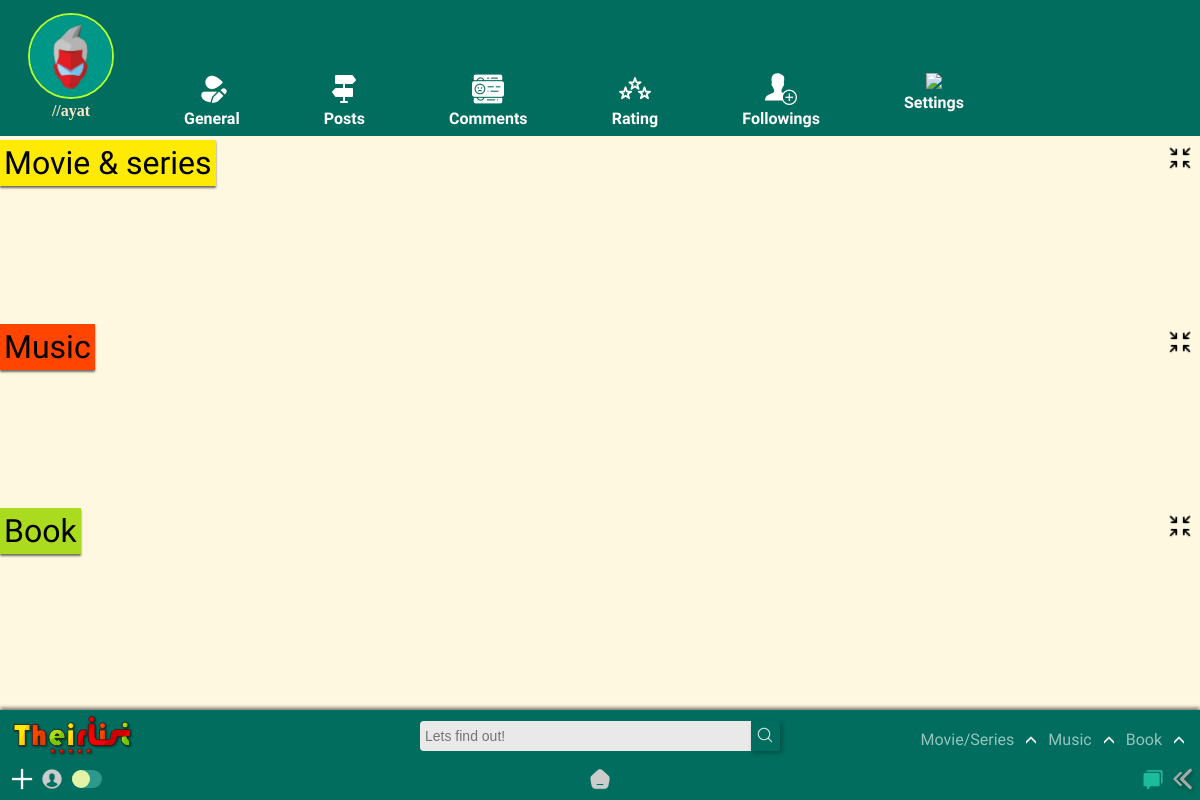
/home/UserComments/ (signed in), run on an earlier commit of the app's database.
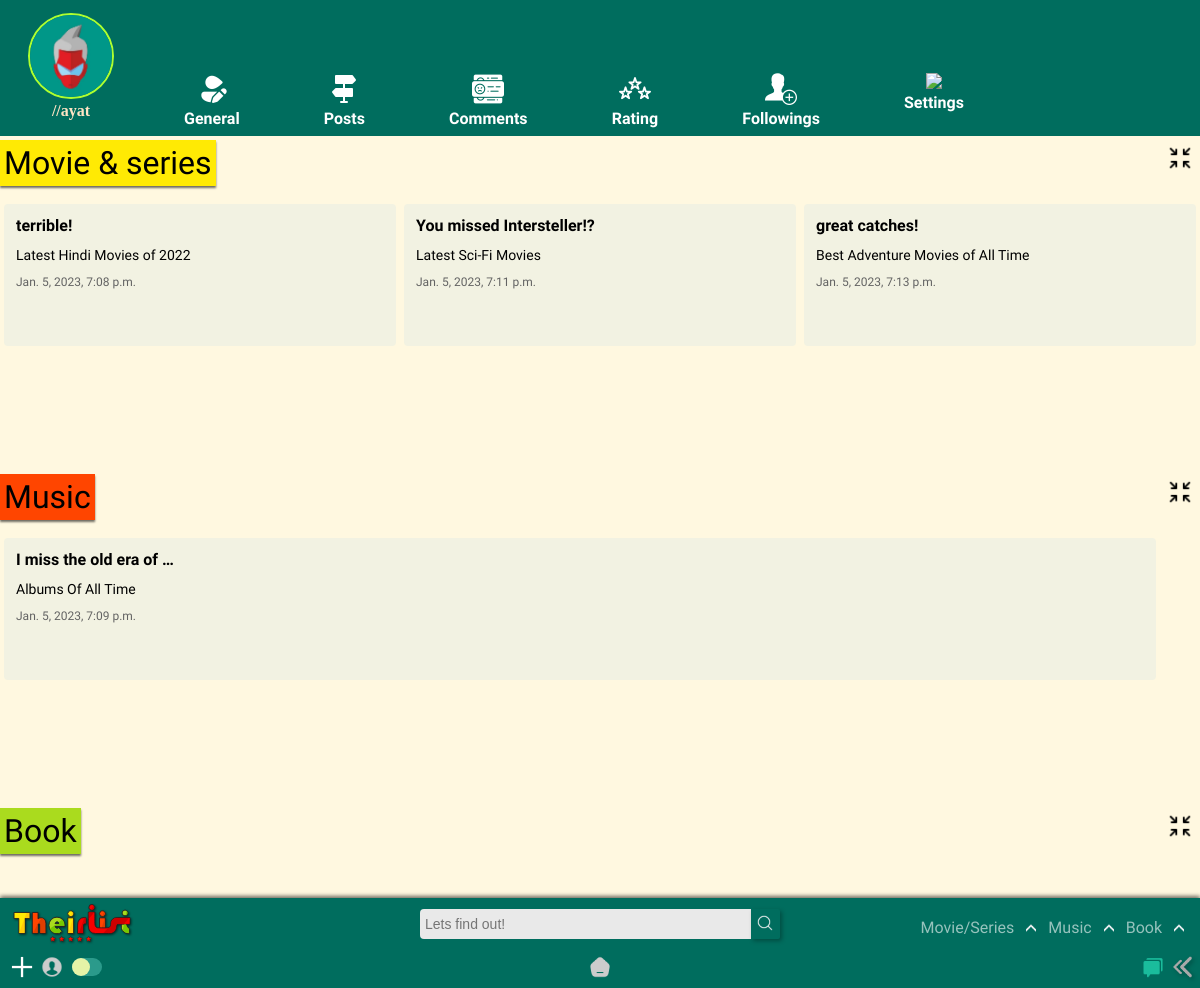
And on a later commit of the database.
### app/models.py (models this page shows, shortened)
class Review(models.Model):
    user = models.ForeignKey(User, models.CASCADE)
    List = models.ForeignKey(List, models.CASCADE)
    comment = models.TextField(max_length=250)
    type = models.TextField(max_length=10,default="movie")
    created_at = models.DateTimeField(auto_now_add=True)
    def __str__(self):
        return self.comment+ " | " + self.user.username

class List(models.Model):
    title = models.CharField(max_length=120)
    genre = models.ManyToManyField('Genre',blank=True)
    creator = models.ForeignKey(User,on_delete=models.SET_NULL,blank=True, null=True)
    posted = models.DateTimeField(auto_now_add=True)
    content = RichTextField(null=True,default=' ')
    type = models.CharField(max_length=10,default="Movie")
    spoiler_choices = [(False, 'No'),(True, 'Yes')]
    spoiler = models.BooleanField(default=False,null=True, choices = spoiler_choices)
    slug = models.SlugField(max_length= 300,null=True, blank = True, unique=True)

class MusicReview(models.Model):
    user = models.ForeignKey(User, models.CASCADE)
    MusicList = models.ForeignKey(MusicList, models.CASCADE)
    comment = models.TextField(max_length=250)
    type = models.TextField(max_length=10,default="music")
    created_at = models.DateTimeField(auto_now_add=True)

class MusicList(models.Model):
    title = models.CharField(max_length=120)
    genre = models.ManyToManyField('MusicGenre',blank=True)
    creator = models.ForeignKey(User,on_delete=models.SET_NULL,blank=True, null=True)
    posted = models.DateTimeField(auto_now_add=True)
    content = RichTextField(null=True,default=' ')
    type = models.CharField(max_length=10,default="Music")
    spoiler_choices = [(False, 'No'),(True, 'Yes')]
    spoiler = models.BooleanField(default=False,null=True, choices = spoiler_choices)
    slug = models.SlugField(max_length= 300,null=True, blank = True, unique=True)

### app/views.py (the view)
# urls.py: path('UserComments/',views.UserComments,name='UserComments'),
def UserComments(request):
    movie = Review.objects.all()
    music = MusicReview.objects.all()
    book = BookReview.objects.all()
    movmu = movie.union(music)
    all = movmu.union(book)
    print(all)
    params = {'movie' : movie, 'music' : music, 'book' : book, 'all' : all}
    return render(request, 'app/user_comments.html', params)

### templates/app/user_comments.html (shortened to what this page needs)
{% extends "app/edit_prof_base.html" %}
{% load static %}
{% block profile %}
<div class="headline headline-top" id="headlline-top"><div class="head-cont-all" ><h1 class="headline-all">Movie & series</h1></div><span class="minimize" id="topmini"><img src="{% static 'app/images/minimize.png' %}" id="miniimg" alt=""></span></div>
<div class="title-com" id="title-comment">
    {% for lola in movie %}
    {% if lola.user.username == user.username %}
    <div class="comment-block">
        <div class = "comment-body">{{lola.comment|truncatewords:6}}</div>
        <div class = "comment-post">{{lola.List.title}}</div>
        <div class = "comment-date">{{lola.created_at}}</div>
    </div>
    {% endif %}
    {% endfor %}
    </div>
    <div class="headline headline-middle" id="headline-middle"><div class="head-cont-all" ><h1 class="headline-all">Music</h1></div><span class="minimize" id="centmini"><img src="{% static 'app/images/minimize.png' %}" id="miniimg2" alt=""></span></div>
    <div class="title-com" id="title-comment">
    {% for lola in music %}
    {% if lola.user.username == user.username %}
    <div class="comment-block">
        <div class = "comment-body">{{lola.comment|truncatewords:6}}</div>
        <div class = "comment-post">{{lola.MusicList.title}}</div>
        <div class = "comment-date">{{lola.created_at}}</div>
    </div>
    {% endif %}
    {% endfor %}
    </div>
    <div class="headline headline-bottom" id="headline-bottom"><div class="head-cont-all" ><h1 class="headline-all">Book</h1></div><span class="minimize" id="bottommini"><img src="{% static 'app/images/minimize.png' %}" id="miniimg3" alt=""></span></div>
{% endblock %}

What changed in the data, as far as the page shows it:
added Review: comment "terrible!", List "Latest Hindi Movies of 2022", created_at "Jan. 5, 2023, 7:08 p.m."
added Review: comment "You missed Intersteller!?", List "Latest Sci-Fi Movies", created_at "Jan. 5, 2023, 7:11 p.m."
added Review: comment "great catches!", List "Best Adventure Movies of All Time", created_at "Jan. 5, 2023, 7:13 p.m."
added MusicReview: comment "I miss the old era of …", MusicList "Albums Of All Time", created_at "Jan. 5, 2023, 7:09 p.m."
